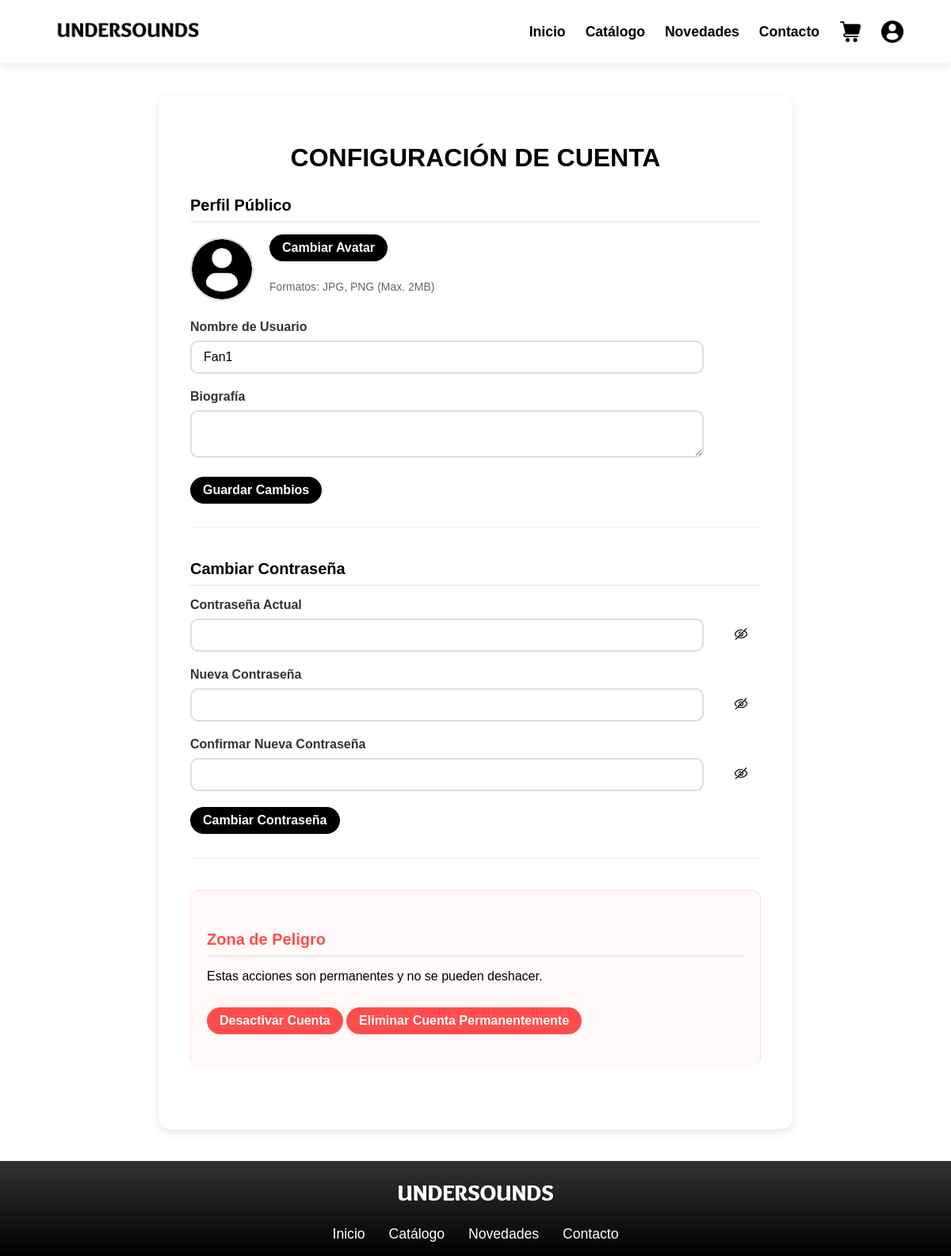
Page /user/configuracion/ (signed in) on the committed database.
### user/models.py (models this page shows, shortened)
class User(AbstractUser):
    ROLE_CHOICES = (
        ('user', 'User'),
        ('artist', 'Artist'),
    )
    role = models.CharField(max_length=10, choices=ROLE_CHOICES, default='user')
    credit_card_number = models.CharField(max_length=16, blank=True, null=True)
    credit_card_expiry = models.DateField(blank=True, null=True)
    created_at = models.DateTimeField(auto_now_add=True)
    avatar = models.ImageField(upload_to='avatars/', default='avatars/usuario.png')
    backend = models.CharField(max_length=255, default='django.contrib.auth.backends.ModelBackend')
    artist_name = models.CharField(max_length=255, blank=True, null=True)
    artist_type = models.CharField(max_length=50, blank=True, null=True)
    bio = models.TextField(max_length=500, blank=True, null=True)
    genre = models.CharField(max_length=50, blank=True, null=True)
    country = models.CharField(max_length=100, blank=True, null=True)
    songs = models.ManyToManyField('music.Song', related_name='artists', blank=True)
    albums = models.ManyToManyField('music.Album', related_name='artists', blank=True)
    class Meta:
        app_label = 'user'

### view/user/views.py (the view, shortened to what this page needs)
# urls.py: path('user/configuracion/', configuracion, name='configuracion'),
@login_required
def configuracion(request):
    user_dto = UserController.get_user_settings(request.user.id)
    return render(request, 'user/configuracion.html', {
        'user': user_dto
    })

### controller/user_controller.py (called while the page is built)
    @staticmethod
    def get_user_settings(user_id):
        user = UserDAO.get_by_id(user_id)
        return UserFactory.create_from_model(user) if user else None

### model/Dao/user_dao.py (called while the page is built)
    @staticmethod
    def get_by_id(user_id):
        try:
            return User.objects.get(pk=user_id)
        except User.DoesNotExist:
            return None

### model/Factory/user_factory.py (called while the page is built)
    @staticmethod
    def create_from_model(user_model):
        return UserDTO(
            id=user_model.id,
            username=user_model.username,
            email=user_model.email,
            avatar=user_model.avatar.url if user_model.avatar else None,
            bio=user_model.bio,
            genre=user_model.genre,
            country=user_model.country,
            created_at=user_model.created_at,
            role=user_model.role,
            artist_name=user_model.artist_name,
            artist_type=user_model.artist_type,
            backend=getattr(user_model, 'backend', f'{ModelBackend.__module__}.{ModelBackend.__qualname__}')
        )

### view/user/templates/user/configuracion.html (shortened to what this page needs)
{% extends 'base.html' %}
{% load static %}
{% block extra_css %}
    <link rel="stylesheet" href="{% static 'user/css/cuenta.css' %}">
{% endblock %}
{% block content %}
<div class="settings-container">
    <h1 class="settings-title">CONFIGURACIÓN DE CUENTA</h1>
    <div class="settings-section">
        <h2 class="section-title">Perfil Público</h2>
        <div class="avatar-container">
            <img src="{% if request.user.avatar %}{{ request.user.avatar.url }}{% else %}{% static 'avatars/usuario.png' %}{% endif %}" alt="Avatar" class="avatar-preview" id="avatarPreview">
            <div class="avatar-upload">
                <form id="avatarForm" method="post" enctype="multipart/form-data">
                    <button type="button" class="btn" style="margin-bottom: 10px;" onclick="document.getElementById('avatarInput').click()">Cambiar Avatar</button>
                    <p style="font-size: 14px; color: #666;">Formatos: JPG, PNG (Max. 2MB)</p>
                </form>
            </div>
        </div>
        <form id="profileForm" method="post" action="{% url 'update_profile' %}">
            <div class="form-group">
                <label for="username">Nombre de Usuario</label>
                <input type="text" id="username" name="username" class="form-control" value="{{ user.username }}" required>
            </div>
            <div class="form-group">
                <label for="bio">Biografía</label>
                <textarea id="bio" name="bio" class="form-control">{{ user.bio|default:"" }}</textarea>
            </div>
            <button type="submit" class="btn">Guardar Cambios</button>
        </form>
    </div>
    <div class="settings-section">
        <h2 class="section-title">Cambiar Contraseña</h2>
        <form id="passwordForm" method="post" action="{% url 'change_password' %}">
            <div class="form-group">
                <label for="current_password">Contraseña Actual</label>
                <div class="password-field-container">
                    <input type="password" id="current_password" name="current_password" class="form-control" required>
                    <button type="button" class="password-toggle" id="toggle-current-password">
                        <img src="{% static 'images/ver_oculto.png' %}" alt="Mostrar contraseña" id="current-password-icon">
                    </button>
                </div>
            </div>
            <div class="form-group">
                <label for="new_password">Nueva Contraseña</label>
                <div class="password-field-container">
                    <input type="password" id="new_password" name="new_password" class="form-control" required minlength="8">
                    <button type="button" class="password-toggle" id="toggle-new-password">
                        <img src="{% static 'images/ver_oculto.png' %}" alt="Mostrar contraseña" id="new-password-icon">
                    </button>
                </div>
            </div>
            <div class="form-group">
                <label for="confirm_password">Confirmar Nueva Contraseña</label>
                <div class="password-field-container">
                    <input type="password" id="confirm_password" name="confirm_password" class="form-control" required minlength="8">
                    <button type="button" class="password-toggle" id="toggle-confirm-password">
                        <img src="{% static 'images/ver_oculto.png' %}" alt="Mostrar contraseña" id="confirm-password-icon">
                    </button>
                </div>
            </div>
            <button type="submit" class="btn" id="change-password-btn">Cambiar Contraseña</button>
        </form>
    </div>
    <div class="settings-section danger-zone">
        <h2 class="section-title" style="color: #ff4d4d;">Zona de Peligro</h2>
        <div class="form-group">
            <p style="margin-bottom: 20px;">Estas acciones son permanentes y no se pueden deshacer.</p>
            <button class="btn danger-btn" id="deactivate-btn">Desactivar Cuenta</button>
            <button class="btn danger-btn" style="margin-top: 10px;" id="delete-btn">Eliminar Cuenta Permanentemente</button>
        </div>
    </div>
</div>
{% endblock %}

### view/templates/includes/header_user.html (shortened to what this page needs)
{% load static %}
{% block extra_css %}
<link rel="stylesheet" href="{% static 'css/header_user.css' %}">
{% endblock %}
<header class="header">
    <div class="logo">
        <a href="{% url 'inicio' %}">
            <img src="{% static 'images/black_logo.png' %}" alt="Undersounds logo">
        </a>
    </div>
    <nav class="navbar">
        <ul class="nav-links">
            <li><a href="{% url 'inicio' %}">Inicio</a></li>
            <li><a href="{% url 'catalogo' %}">Catálogo</a></li>
            <li><a href="{% url 'novedades' %}">Novedades</a></li>
            <li><a href="{% url 'contacto' %}">Contacto</a></li>
            <li>
                <a href="{% url 'carrito' %}" class="icon-link">
                    <img src="{% static 'images/carrito.png' %}" alt="Carrito" class="nav-icon">
                </a>
            </li>
            <li class="profile-dropdown" id="profileDropdown">
                <a href="#" onclick="toggleDropdown(event)" class="icon-link">
                    {% if request.user.avatar %}
                        <img src="{{ request.user.avatar.url }}" alt="Perfil" class="nav-icon">
                    {% endif %}
                </a>
            </li>
        </ul>
    </nav>
</header>

### view/static/css/style.css (style rules this page uses)
* { box-sizing: border-box; }
body { margin: 0; padding: 0; padding-top: 80px; min-height: 100vh; display: flex; flex-direction: column; font-family: Arial, sans-serif; }

### view/static/user/css/cuenta.css (style rules this page uses)
.settings-container { max-width: 800px; margin: 40px auto; padding: 40px; background-color: #fff; border-radius: 15px; box-shadow: 0 4px 12px rgba(0, 0, 0, 0.1); }
.settings-title { font-size: 32px; font-weight: bold; text-align: center; margin-bottom: 30px; color: #000; font-family: Arial, sans-serif; }
.settings-section { margin-bottom: 40px; border-bottom: 1px solid #eee; padding-bottom: 30px; }
.settings-section:last-child { border-bottom: none; }
.form-group { margin-bottom: 25px; }
.form-group label { display: block; font-size: 16px; color: #333; margin-bottom: 8px; font-weight: bold; font-family: Arial, sans-serif; }
.form-control { width: 100%; padding: 12px 15px; font-size: 16px; border: 2px solid #ddd; border-radius: 10px; transition: all 0.3s ease; font-family: Arial, sans-serif; }
.btn { background-color: #000; color: white; border: none; padding: 12px 25px; font-size: 16px; font-weight: bold; border-radius: 25px; cursor: pointer; transition: all 0.3s ease; font-family: Arial, sans-serif; }
.avatar-container { display: flex; align-items: center; gap: 20px; margin-bottom: 20px; }
.avatar-preview { width: 80px; height: 80px; border-radius: 50%; object-fit: cover; border: 2px solid #ddd; transition: all 0.3s ease; }
.avatar-upload { position: relative; display: inline-block; }
.danger-zone { background-color: #fff9f9; padding: 20px; border-radius: 10px; border: 1px solid #ffdddd; }
.danger-btn { background-color: #ff4d4d; }
.password-field-container { position: relative; }
.password-toggle { position: absolute; right: 10px; top: 50%; transform: translateY(-50%); background: none; border: none; cursor: pointer; padding: 5px; }
.password-toggle img { width: 20px; height: 20px; }
.btn { padding: 8px 16px; border-radius: 20px; font-weight: bold; cursor: pointer; transition: all 0.3s ease; font-family: Arial, sans-serif; border: none; }
.form-group { margin-bottom: 20px; }
.form-group label { display: block; margin-bottom: 8px; font-weight: bold; }
.form-control { width: 90%; padding: 10px 15px; border: 2px solid #ddd; border-radius: 10px; font-family: Arial, sans-serif; }
.section-title { font-size: 20px; font-weight: bold; margin: 30px 0 15px; color: #000; border-bottom: 2px solid #eee; padding-bottom: 8px; }

### view/static/css/header_user.css (style rules this page uses)
.header { width: 100%; height: 80px; background-color: white; padding: 0 5%; box-shadow: 0 2px 10px rgba(0,0,0,0.1); display: flex; justify-content: space-between; align-items: center; position: fixed; top: 0; left: 0; z-index: 1000; }
.logo img { height: 50px; width: auto; transition: transform 0.3s ease; }
.navbar { display: flex; align-items: center; }
.nav-links { display: flex; list-style: none; margin: 0; padding: 0; align-items: center; gap: 25px; }
.nav-links a { text-decoration: none; color: #000; font-weight: 600; font-size: 1.1rem; white-space: nowrap; transition: color 0.3s ease; padding: 8px 0; position: relative; }
.nav-links a::after { content: ''; position: absolute; bottom: 0; left: 0; width: 0; height: 2px; background-color: #1db954; transition: width 0.3s ease; }
.profile-dropdown { position: relative; display: inline-block; border-radius: 50%; object-fit: cover; }
.icon-link { display: flex; align-items: center; gap: 8px; }
.nav-icon { width: 28px; height: 28px; object-fit: contain; transition: transform 0.3s ease; }

### rows in the picture
User: user.avatar (picture), avatar (picture), username "Fan1"
